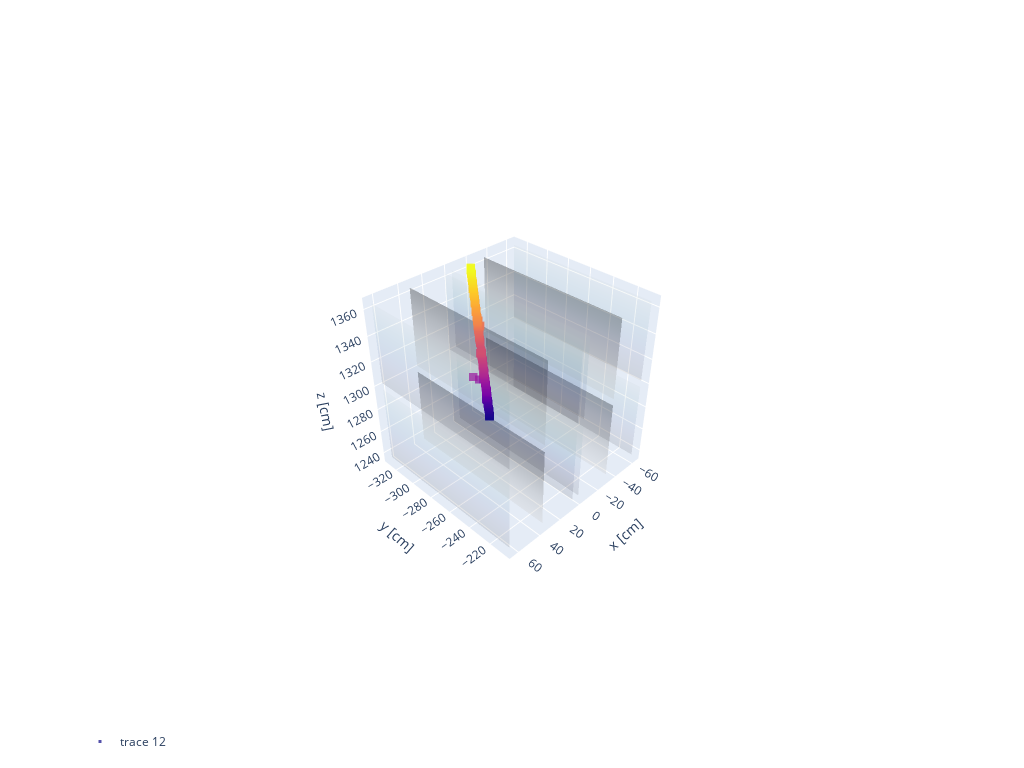

The notebook cell this image was saved under:
### Code cell
fig = go.Figure()

plot_outActive_vertices = False


##########################
# Draw the cathodes
##########################
fig.add_traces(draw_cathode_planes(
    x_boundaries, y_boundaries, z_boundaries, 
    showscale=False,
    opacity=0.3,
    colorscale='Greys',
))

##########################
# Draw the anodes
##########################
fig.add_traces(draw_anode_planes(
    x_boundaries, y_boundaries, z_boundaries, 
    showscale=False,
    opacity=0.1,
    colorscale='ice',
))

    # Draw the prompt hits
##########################
PHits_traces = go.Scatter3d(
        x= rock_muon_hits['x'].flatten(), y= rock_muon_hits['y'].flatten(), z= rock_muon_hits['z'].flatten(),
        marker_color= rock_muon_hits['id'],
        mode='markers',
        marker_size=3,
        marker_symbol='square',
        visible='legendonly',
        showlegend=True,
        opacity=0.7,)
fig.add_traces(PHits_traces)

fig.update_layout(
    width=1024, height=768,
    legend_orientation="h",
    scene = dict(xaxis_title='x [cm]',
                yaxis_title='y [cm]',
                zaxis_title='z [cm]')    
)

fig.show()

### Figure 1 — Plotly figure (JSON) as saved in the notebook; plotly's stock layout.template omitted (floating-point values rounded to 4 significant figures; data arrays with more than 128 entries replaced by an {"elided": "..."} marker saying what was removed)
{"data": [{"colorscale": [[0, "rgb(255,255,255)"], [0.125, "rgb(240,240,240)"], [0.25, "rgb(217,217,217)"], [0.375, "rgb(189,189,189)"], [0.5, "rgb(150,150,150)"], [0.625, "rgb(115,115,115)"], [0.75, "rgb(82,82,82)"], [0.875, "rgb(37,37,37)"], [1, "rgb(0, 0, 0)"]], "opacity": 0.3, "showscale": false, "type": "surface", "x": [[-33.5, -33.5], [-33.5, -33.5]], "y": [[-329.9, -329.9], [-206.1, -206.1]], "z": [[1236.0, 1297.0], [1236.0, 1297.0]]}, {"colorscale": [[0, "rgb(255,255,255)"], [0.125, "rgb(240,240,240)"], [0.25, "rgb(217,217,217)"], [0.375, "rgb(189,189,189)"], [0.5, "rgb(150,150,150)"], [0.625, "rgb(115,115,115)"], [0.75, "rgb(82,82,82)"], [0.875, "rgb(37,37,37)"], [1, "rgb(0, 0, 0)"]], "opacity": 0.3, "showscale": false, "type": "surface", "x": [[33.5, 33.5], [33.5, 33.5]], "y": [[-329.9, -329.9], [-206.1, -206.1]], "z": [[1236.0, 1297.0], [1236.0, 1297.0]]}, {"colorscale": [[0, "rgb(255,255,255)"], [0.125, "rgb(240,240,240)"], [0.25, "rgb(217,217,217)"], [0.375, "rgb(189,189,189)"], [0.5, "rgb(150,150,150)"], [0.625, "rgb(115,115,115)"], [0.75, "rgb(82,82,82)"], [0.875, "rgb(37,37,37)"], [1, "rgb(0, 0, 0)"]], "opacity": 0.3, "showscale": false, "type": "surface", "x": [[-33.5, -33.5], [-33.5, -33.5]], "y": [[-329.9, -329.9], [-206.1, -206.1]], "z": [[1303.0, 1364.0], [1303.0, 1364.0]]}, {"colorscale": [[0, "rgb(255,255,255)"], [0.125, "rgb(240,240,240)"], [0.25, "rgb(217,217,217)"], [0.375, "rgb(189,189,189)"], [0.5, "rgb(150,150,150)"], [0.625, "rgb(115,115,115)"], [0.75, "rgb(82,82,82)"], [0.875, "rgb(37,37,37)"], [1, "rgb(0, 0, 0)"]], "opacity": 0.3, "showscale": false, "type": "surface", "x": [[33.5, 33.5], [33.5, 33.5]], "y": [[-329.9, -329.9], [-206.1, -206.1]], "z": [[1303.0, 1364.0], [1303.0, 1364.0]]}, {"colorscale": [[0, "rgb(3, 5, 18)"], [0.09091, "rgb(25, 25, 51)"], [0.1818, "rgb(44, 42, 87)"], [0.2727, "rgb(58, 60, 125)"], [0.3636, "rgb(62, 83, 160)"], [0.4545, "rgb(62, 109, 178)"], [0.5455, "rgb(72, 134, 187)"], [0.6364, "rgb(89, 159, 196)"], [0.7273, "rgb(114, 184, 205)"], [0.8182, "rgb(149, 207, 216)"], [0.9091, "rgb(192, 229, 232)"], [1, "rgb(234, 252, 253)"]], "opacity": 0.1, "showscale": false, "type": "surface", "x": [[-63.93, -63.93], [-63.93, -63.93]], "y": [[-329.9, -329.9], [-206.1, -206.1]], "z": [[1236.0, 1297.0], [1236.0, 1297.0]]}, {"colorscale": [[0, "rgb(3, 5, 18)"], [0.09091, "rgb(25, 25, 51)"], [0.1818, "rgb(44, 42, 87)"], [0.2727, "rgb(58, 60, 125)"], [0.3636, "rgb(62, 83, 160)"], [0.4545, "rgb(62, 109, 178)"], [0.5455, "rgb(72, 134, 187)"], [0.6364, "rgb(89, 159, 196)"], [0.7273, "rgb(114, 184, 205)"], [0.8182, "rgb(149, 207, 216)"], [0.9091, "rgb(192, 229, 232)"], [1, "rgb(234, 252, 253)"]], "opacity": 0.1, "showscale": false, "type": "surface", "x": [[-3.069, -3.069], [-3.069, -3.069]], "y": [[-329.9, -329.9], [-206.1, -206.1]], "z": [[1236.0, 1297.0], [1236.0, 1297.0]]}, {"colorscale": [[0, "rgb(3, 5, 18)"], [0.09091, "rgb(25, 25, 51)"], [0.1818, "rgb(44, 42, 87)"], [0.2727, "rgb(58, 60, 125)"], [0.3636, "rgb(62, 83, 160)"], [0.4545, "rgb(62, 109, 178)"], [0.5455, "rgb(72, 134, 187)"], [0.6364, "rgb(89, 159, 196)"], [0.7273, "rgb(114, 184, 205)"], [0.8182, "rgb(149, 207, 216)"], [0.9091, "rgb(192, 229, 232)"], [1, "rgb(234, 252, 253)"]], "opacity": 0.1, "showscale": false, "type": "surface", "x": [[3.069, 3.069], [3.069, 3.069]], "y": [[-329.9, -329.9], [-206.1, -206.1]], "z": [[1236.0, 1297.0], [1236.0, 1297.0]]}, {"colorscale": [[0, "rgb(3, 5, 18)"], [0.09091, "rgb(25, 25, 51)"], [0.1818, "rgb(44, 42, 87)"], [0.2727, "rgb(58, 60, 125)"], [0.3636, "rgb(62, 83, 160)"], [0.4545, "rgb(62, 109, 178)"], [0.5455, "rgb(72, 134, 187)"], [0.6364, "rgb(89, 159, 196)"], [0.7273, "rgb(114, 184, 205)"], [0.8182, "rgb(149, 207, 216)"], [0.9091, "rgb(192, 229, 232)"], [1, "rgb(234, 252, 253)"]], "opacity": 0.1, "showscale": false, "type": "surface", "x": [[63.93, 63.93], [63.93, 63.93]], "y": [[-329.9, -329.9], [-206.1, -206.1]], "z": [[1236.0, 1297.0], [1236.0, 1297.0]]}, {"colorscale": [[0, "rgb(3, 5, 18)"], [0.09091, "rgb(25, 25, 51)"], [0.1818, "rgb(44, 42, 87)"], [0.2727, "rgb(58, 60, 125)"], [0.3636, "rgb(62, 83, 160)"], [0.4545, "rgb(62, 109, 178)"], [0.5455, "rgb(72, 134, 187)"], [0.6364, "rgb(89, 159, 196)"], [0.7273, "rgb(114, 184, 205)"], [0.8182, "rgb(149, 207, 216)"], [0.9091, "rgb(192, 229, 232)"], [1, "rgb(234, 252, 253)"]], "opacity": 0.1, "showscale": false, "type": "surface", "x": [[-63.93, -63.93], [-63.93, -63.93]], "y": [[-329.9, -329.9], [-206.1, -206.1]], "z": [[1303.0, 1364.0], [1303.0, 1364.0]]}, {"colorscale": [[0, "rgb(3, 5, 18)"], [0.09091, "rgb(25, 25, 51)"], [0.1818, "rgb(44, 42, 87)"], [0.2727, "rgb(58, 60, 125)"], [0.3636, "rgb(62, 83, 160)"], [0.4545, "rgb(62, 109, 178)"], [0.5455, "rgb(72, 134, 187)"], [0.6364, "rgb(89, 159, 196)"], [0.7273, "rgb(114, 184, 205)"], [0.8182, "rgb(149, 207, 216)"], [0.9091, "rgb(192, 229, 232)"], [1, "rgb(234, 252, 253)"]], "opacity": 0.1, "showscale": false, "type": "surface", "x": [[-3.069, -3.069], [-3.069, -3.069]], "y": [[-329.9, -329.9], [-206.1, -206.1]], "z": [[1303.0, 1364.0], [1303.0, 1364.0]]}, {"colorscale": [[0, "rgb(3, 5, 18)"], [0.09091, "rgb(25, 25, 51)"], [0.1818, "rgb(44, 42, 87)"], [0.2727, "rgb(58, 60, 125)"], [0.3636, "rgb(62, 83, 160)"], [0.4545, "rgb(62, 109, 178)"], [0.5455, "rgb(72, 134, 187)"], [0.6364, "rgb(89, 159, 196)"], [0.7273, "rgb(114, 184, 205)"], [0.8182, "rgb(149, 207, 216)"], [0.9091, "rgb(192, 229, 232)"], [1, "rgb(234, 252, 253)"]], "opacity": 0.1, "showscale": false, "type": "surface", "x": [[3.069, 3.069], [3.069, 3.069]], "y": [[-329.9, -329.9], [-206.1, -206.1]], "z": [[1303.0, 1364.0], [1303.0, 1364.0]]}, {"colorscale": [[0, "rgb(3, 5, 18)"], [0.09091, "rgb(25, 25, 51)"], [0.1818, "rgb(44, 42, 87)"], [0.2727, "rgb(58, 60, 125)"], [0.3636, "rgb(62, 83, 160)"], [0.4545, "rgb(62, 109, 178)"], [0.5455, "rgb(72, 134, 187)"], [0.6364, "rgb(89, 159, 196)"], [0.7273, "rgb(114, 184, 205)"], [0.8182, "rgb(149, 207, 216)"], [0.9091, "rgb(192, 229, 232)"], [1, "rgb(234, 252, 253)"]], "opacity": 0.1, "showscale": false, "type": "surface", "x": [[63.93, 63.93], [63.93, 63.93]], "y": [[-329.9, -329.9], [-206.1, -206.1]], "z": [[1303.0, 1364.0], [1303.0, 1364.0]]}, {"marker": {"color": {"elided": "371 int values"}, "size": 3, "symbol": "square"}, "mode": "markers", "opacity": 0.7, "showlegend": true, "type": "scatter3d", "visible": true, "x": {"elided": "371 float values"}, "y": {"elided": "371 float values"}, "z": {"elided": "371 float values"}}], "layout": {"height": 768, "legend": {"orientation": "h"}, "scene": {"aspectmode": "auto", "aspectratio": {"x": 1.009, "y": 0.9763, "z": 1.015}, "camera": {"center": {"x": 0, "y": 0, "z": 0}, "eye": {"x": 2.033, "y": 2.033, "z": 2.033}, "projection": {"type": "perspective"}, "up": {"x": 0, "y": 0, "z": 1}}, "xaxis": {"title": {"text": "x [cm]"}, "type": "linear"}, "yaxis": {"title": {"text": "y [cm]"}, "type": "linear"}, "zaxis": {"title": {"text": "z [cm]"}, "type": "linear"}}, "width": 1024}}
